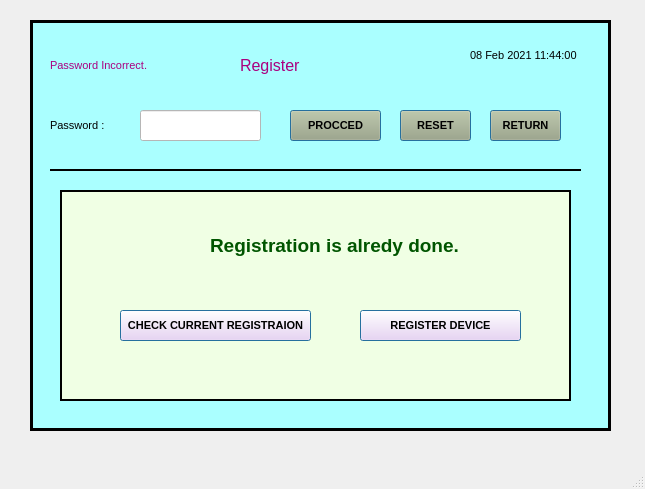
<?xml version="1.0" encoding="UTF-8"?>
<ui version="4.0">
 <class>MainWindow</class>
 <widget class="QMainWindow" name="MainWindow">
  <property name="geometry">
   <rect>
    <x>0</x>
    <y>0</y>
    <width>645</width>
    <height>489</height>
   </rect>
  </property>
  <property name="windowTitle">
   <string>MainWindow</string>
  </property>
  <widget class="QWidget" name="centralwidget">
   <widget class="QFrame" name="frame">
    <property name="geometry">
     <rect>
      <x>30</x>
      <y>20</y>
      <width>581</width>
      <height>411</height>
     </rect>
    </property>
    <property name="font">
     <font>
      <family>Arial</family>
     </font>
    </property>
    <property name="autoFillBackground">
     <bool>false</bool>
    </property>
    <property name="styleSheet">
     <string notr="true">background-color: rgb(170, 255, 255);
</string>
    </property>
    <property name="frameShape">
     <enum>QFrame::Box</enum>
    </property>
    <property name="frameShadow">
     <enum>QFrame::Plain</enum>
    </property>
    <property name="lineWidth">
     <number>3</number>
    </property>
    <widget class="QLabel" name="label">
     <property name="geometry">
      <rect>
       <x>440</x>
       <y>20</y>
       <width>111</width>
       <height>31</height>
      </rect>
     </property>
     <property name="font">
      <font>
       <family>Arial</family>
       <pointsize>8</pointsize>
      </font>
     </property>
     <property name="text">
      <string>08 Feb 2021 11:44:00</string>
     </property>
    </widget>
    <widget class="QLabel" name="label_2">
     <property name="geometry">
      <rect>
       <x>20</x>
       <y>30</y>
       <width>121</width>
       <height>31</height>
      </rect>
     </property>
     <property name="font">
      <font>
       <family>Arial</family>
       <pointsize>8</pointsize>
      </font>
     </property>
     <property name="styleSheet">
      <string notr="true">color: rgb(170, 0, 127);</string>
     </property>
     <property name="text">
      <string>Password Incorrect.</string>
     </property>
    </widget>
    <widget class="QPushButton" name="pushButton_6">
     <property name="geometry">
      <rect>
       <x>260</x>
       <y>90</y>
       <width>91</width>
       <height>31</height>
      </rect>
     </property>
     <property name="font">
      <font>
       <family>Arial</family>
       <pointsize>8</pointsize>
       <weight>75</weight>
       <bold>true</bold>
      </font>
     </property>
     <property name="styleSheet">
      <string notr="true">background-color: rgb(170, 170, 127);
</string>
     </property>
     <property name="text">
      <string>PROCCED</string>
     </property>
     <property name="autoDefault">
      <bool>true</bool>
     </property>
     <property name="default">
      <bool>true</bool>
     </property>
     <property name="flat">
      <bool>false</bool>
     </property>
    </widget>
    <widget class="QPushButton" name="pushButton_7">
     <property name="geometry">
      <rect>
       <x>370</x>
       <y>90</y>
       <width>71</width>
       <height>31</height>
      </rect>
     </property>
     <property name="font">
      <font>
       <family>Arial</family>
       <pointsize>8</pointsize>
       <weight>75</weight>
       <bold>true</bold>
      </font>
     </property>
     <property name="styleSheet">
      <string notr="true">background-color: rgb(170, 170, 127);
</string>
     </property>
     <property name="text">
      <string>RESET</string>
     </property>
     <property name="autoDefault">
      <bool>true</bool>
     </property>
     <property name="default">
      <bool>true</bool>
     </property>
     <property name="flat">
      <bool>false</bool>
     </property>
    </widget>
    <widget class="QLabel" name="label_3">
     <property name="geometry">
      <rect>
       <x>20</x>
       <y>90</y>
       <width>71</width>
       <height>31</height>
      </rect>
     </property>
     <property name="font">
      <font>
       <family>Arial</family>
       <pointsize>8</pointsize>
      </font>
     </property>
     <property name="text">
      <string>Password :</string>
     </property>
    </widget>
    <widget class="QLineEdit" name="lineEdit">
     <property name="geometry">
      <rect>
       <x>110</x>
       <y>90</y>
       <width>121</width>
       <height>31</height>
      </rect>
     </property>
     <property name="font">
      <font>
       <family>Arial</family>
       <pointsize>10</pointsize>
       <weight>75</weight>
       <bold>true</bold>
      </font>
     </property>
     <property name="styleSheet">
      <string notr="true">background-color: rgb(255, 255, 255);</string>
     </property>
     <property name="text">
      <string/>
     </property>
     <property name="echoMode">
      <enum>QLineEdit::Password</enum>
     </property>
    </widget>
    <widget class="Line" name="line">
     <property name="geometry">
      <rect>
       <x>20</x>
       <y>140</y>
       <width>531</width>
       <height>21</height>
      </rect>
     </property>
     <property name="frameShadow">
      <enum>QFrame::Plain</enum>
     </property>
     <property name="lineWidth">
      <number>2</number>
     </property>
     <property name="orientation">
      <enum>Qt::Horizontal</enum>
     </property>
    </widget>
    <widget class="QPushButton" name="pushButton_8">
     <property name="geometry">
      <rect>
       <x>460</x>
       <y>90</y>
       <width>71</width>
       <height>31</height>
      </rect>
     </property>
     <property name="font">
      <font>
       <family>Arial</family>
       <pointsize>8</pointsize>
       <weight>75</weight>
       <bold>true</bold>
      </font>
     </property>
     <property name="styleSheet">
      <string notr="true">background-color: rgb(170, 170, 127);
</string>
     </property>
     <property name="text">
      <string>RETURN</string>
     </property>
     <property name="autoDefault">
      <bool>true</bool>
     </property>
     <property name="default">
      <bool>true</bool>
     </property>
     <property name="flat">
      <bool>false</bool>
     </property>
    </widget>
    <widget class="QLabel" name="label_4">
     <property name="geometry">
      <rect>
       <x>210</x>
       <y>30</y>
       <width>161</width>
       <height>31</height>
      </rect>
     </property>
     <property name="font">
      <font>
       <family>Arial</family>
       <pointsize>12</pointsize>
      </font>
     </property>
     <property name="styleSheet">
      <string notr="true">color: rgb(170, 0, 127);</string>
     </property>
     <property name="text">
      <string>Register</string>
     </property>
    </widget>
    <widget class="QFrame" name="frame_2">
     <property name="geometry">
      <rect>
       <x>30</x>
       <y>170</y>
       <width>511</width>
       <height>211</height>
      </rect>
     </property>
     <property name="styleSheet">
      <string notr="true">background-color: rgb(240, 255, 228);</string>
     </property>
     <property name="frameShape">
      <enum>QFrame::Box</enum>
     </property>
     <property name="frameShadow">
      <enum>QFrame::Plain</enum>
     </property>
     <property name="lineWidth">
      <number>2</number>
     </property>
     <widget class="QPushButton" name="pushButton_9">
      <property name="geometry">
       <rect>
        <x>60</x>
        <y>120</y>
        <width>191</width>
        <height>31</height>
       </rect>
      </property>
      <property name="font">
       <font>
        <family>Arial</family>
        <pointsize>8</pointsize>
        <weight>75</weight>
        <bold>true</bold>
       </font>
      </property>
      <property name="styleSheet">
       <string notr="true">background-color: rgb(255, 212, 250);
</string>
      </property>
      <property name="text">
       <string>CHECK CURRENT REGISTRAION</string>
      </property>
      <property name="autoDefault">
       <bool>true</bool>
      </property>
      <property name="default">
       <bool>true</bool>
      </property>
      <property name="flat">
       <bool>false</bool>
      </property>
     </widget>
     <widget class="QPushButton" name="pushButton_10">
      <property name="geometry">
       <rect>
        <x>300</x>
        <y>120</y>
        <width>161</width>
        <height>31</height>
       </rect>
      </property>
      <property name="font">
       <font>
        <family>Arial</family>
        <pointsize>8</pointsize>
        <weight>75</weight>
        <bold>true</bold>
       </font>
      </property>
      <property name="styleSheet">
       <string notr="true">background-color: rgb(255, 212, 250);
</string>
      </property>
      <property name="text">
       <string>REGISTER DEVICE</string>
      </property>
      <property name="autoDefault">
       <bool>true</bool>
      </property>
      <property name="default">
       <bool>true</bool>
      </property>
      <property name="flat">
       <bool>false</bool>
      </property>
     </widget>
     <widget class="QLabel" name="label_5">
      <property name="geometry">
       <rect>
        <x>150</x>
        <y>40</y>
        <width>301</width>
        <height>31</height>
       </rect>
      </property>
      <property name="font">
       <font>
        <family>Arial</family>
        <pointsize>14</pointsize>
        <weight>75</weight>
        <bold>true</bold>
       </font>
      </property>
      <property name="styleSheet">
       <string notr="true">color: rgb(0, 85, 0);</string>
      </property>
      <property name="text">
       <string>Registration is alredy done.</string>
      </property>
     </widget>
    </widget>
   </widget>
  </widget>
  <widget class="QMenuBar" name="menubar">
   <property name="geometry">
    <rect>
     <x>0</x>
     <y>0</y>
     <width>645</width>
     <height>21</height>
    </rect>
   </property>
  </widget>
  <widget class="QStatusBar" name="statusbar"/>
 </widget>
 <resources/>
 <connections/>
</ui>
